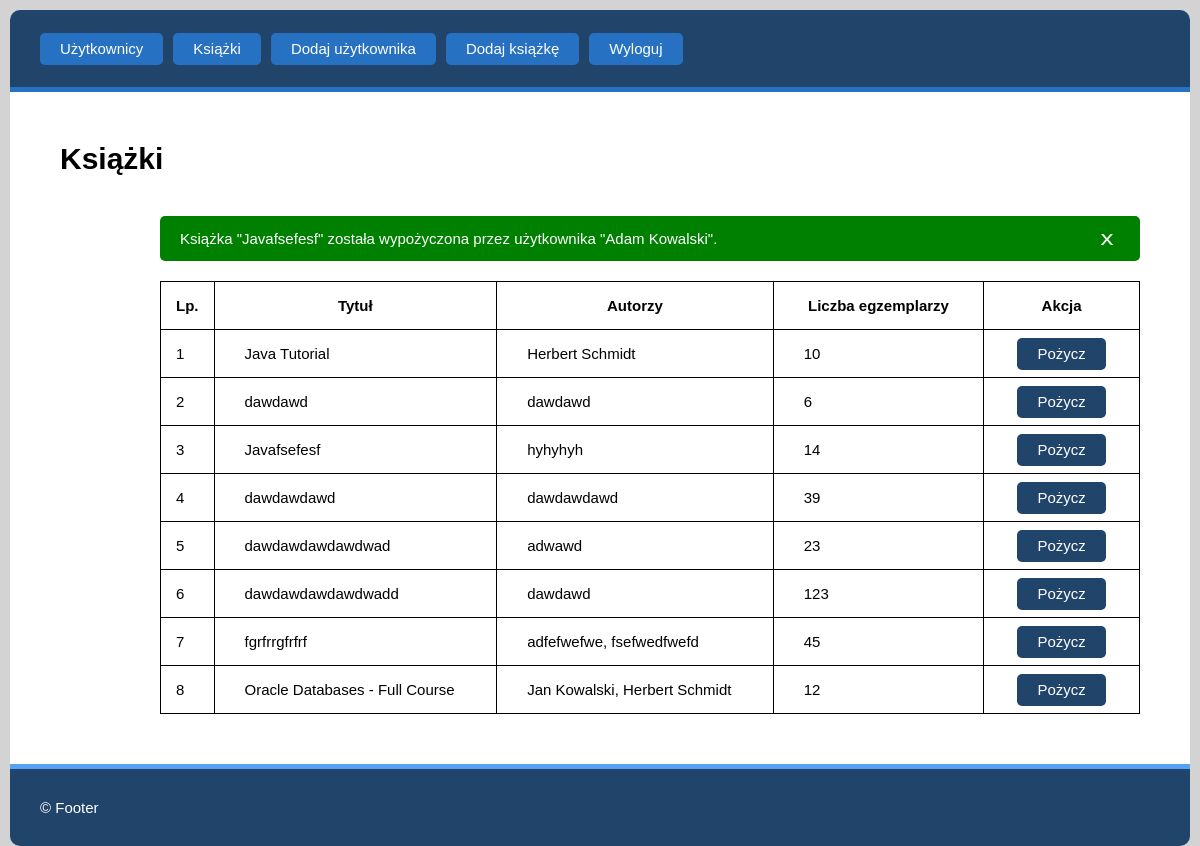
Page /index.php?action=books/rent&_bookid=6 (signed in) on the earlier database version.
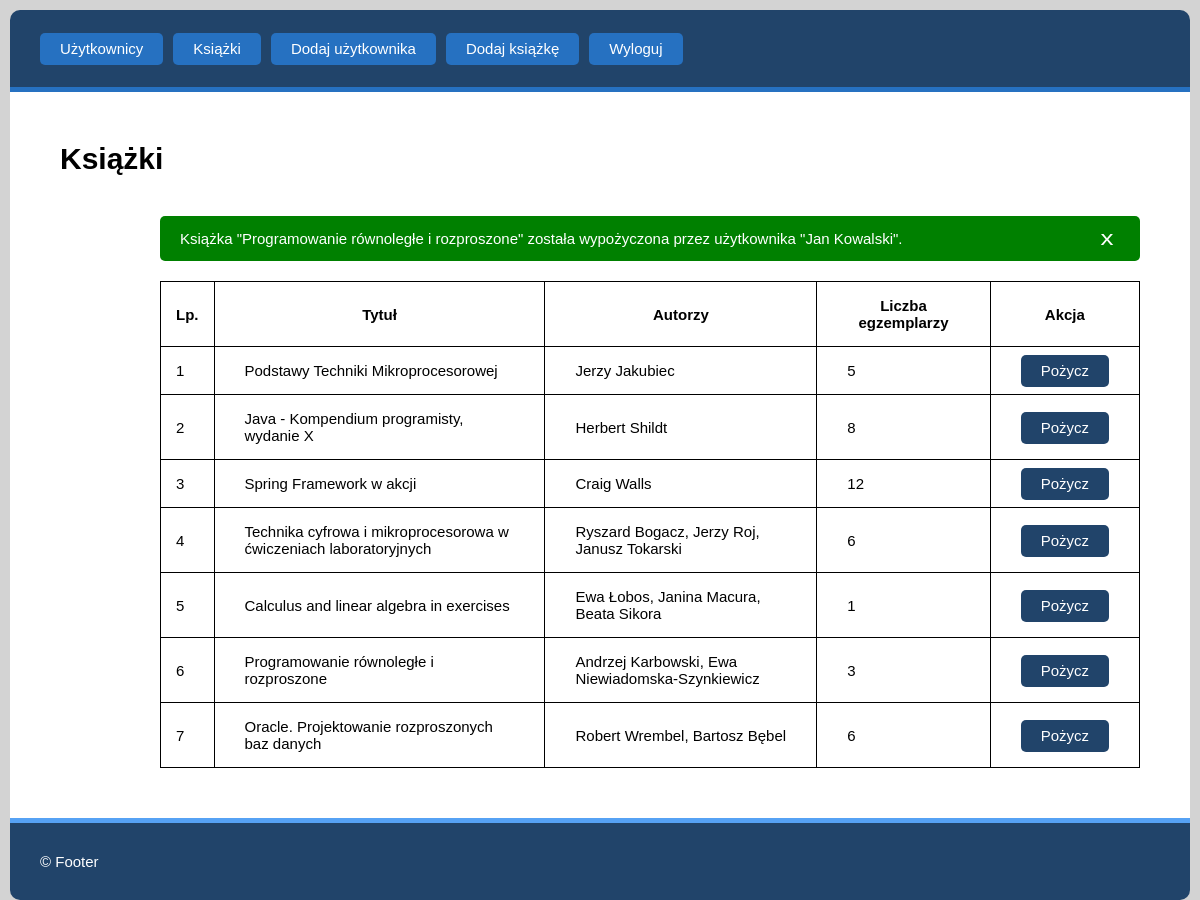
Same page on the later database version.
### tables this page shows
CREATE TABLE `books` (
  `id` bigint(20) UNSIGNED NOT NULL,
  `title` varchar(100) NOT NULL,
  `authors` varchar(100) NOT NULL,
  `copies` int(10) UNSIGNED NOT NULL
);

### src/core/Renderer.php (called while the page is built, shortened)
<?php
class Renderer
{
    public function render($view, $data = array())
    {
        require_once Config::get('__MVC_VIEWS_DIR') . $view . '.php';
    }
}

### src/controllers/BooksController.php (called while the page is built, shortened)
<?php
class BooksController extends Controller
{
    private $_service;
    public function __construct()
    {
        $this->_service = BooksService::get_instance();
    }
    public function rent()
    {
        $this->_service->rent_refund_selected_book(
            'wypożyczenie', 'wypożyczona',
            "INSERT INTO books_users_binding (`user_id`, `book_id`) VALUES (?,?)",
            "UPDATE books SET copies = copies - 1 WHERE id = ?",
            true,
        );
        $result = $this->_pdo->get_data_from_db("SELECT * FROM books", BookModel::class);
        $this->renderer->render('show_books', array(
            'books_data' => $result,
            'banner_text' => $this->_service->get_banner_text(),
            'banner_active_class' => !empty($this->_service->get_banner_text()) ? 'app__banner--enabled' : '',
            'header_mode' => $_SESSION['logged_user']['user_role'] === Config::get('__ADMIN_ROLE') ? 'admin' : 'user',
            'banner_mode_class' => $this->_service->get_banner_error() ? 'app__banner--error' : 'app__banner--info',
        ));
    }
}

### src/core/MvcApplication.php (called while the page is built, shortened)
<?php
class MvcApplication
{
    private static $_instance;
    private $renderer_instance;
    private function __construct()
    {
        $this->renderer_instance = Renderer::get_instance();
        $this->render_mvc();
    }
    private function render_mvc()
    {
        try
        {
            $action_params = $this->parse_url();
            $this->controller_instance = new $controller_class_name;
            call_user_func([ $this->controller_instance, $action_params['method'] ]);
        }
        catch(LogicException $e)
        {
            $this->renderer_instance->render('_not-found');
            die;
        }
    }
    private function parse_url()
    {
        $action_type = Config::get('__MVC_DEF_METHOD');
        $separate_controller_and_method = explode('/', filter_var(rtrim($_GET['action']), FILTER_SANITIZE_URL));
        if (count($separate_controller_and_method) > 1)
        {
            $action_type = $separate_controller_and_method[1];
        }
        return array(
            'controller' => $this->parse_controller_name($separate_controller_and_method[0]),
            'method' =>     $action_type,
        );
    }
    private function parse_controller_name($controller_raw_name)
    {
        return ucfirst($controller_raw_name) . Config::get('__MVC_CONTROLLER_SUFFIX');
    }
    public static function run()
    {
        if (self::$_instance == null) self::$_instance = new MvcApplication();
    }
}

### index.php (called while the page is built, shortened)
<?php
require_once __DIR__ . __SEP__ . 'src' . __SEP__ . 'config.php';
MvcApplication::run();

### src/core/DbContext.php (called while the page is built, shortened)
<?php
class DbContext
{
    private $_db_handler;
    private function __construct()
    {
        try
        {
            $this->_db_handler = new PDO(Config::get('__DB_DSN'), Config::get('__DB_USERNAME'), Config::get('__DB_PASSWORD'),
            Config::get('__DB_INIT_COMMANDS'));
            $this->_db_handler->setAttribute(PDO::ATTR_ERRMODE, PDO::ERRMODE_EXCEPTION);
        }
        catch (PDOException $e)
        {
            echo 'Nie udało połączyć się z bazą danych.';
            die;
        }
    }
    public function get_data_from_db($sql_query, $model_clazz, $id = null)
    {
        $cursor = null;
        $data_array = array();
        if (isset($id))
        {
            $prep_statement = $this->_db_handler->prepare($sql_query);
            $prep_statement->execute(array('id_sant' => (int) $id));
            $cursor = $prep_statement;
        }
        else
        {
            $cursor = $this->_db_handler->query($sql_query);
        }
        while ($mapped_objects = $cursor->fetchObject($model_clazz))
        {
            array_push($data_array, $mapped_objects);
        }
        return $data_array;
    }
}

### src/core/Config.php (called while the page is built, shortened)
<?php
class Config
{
    private static $_values = array();
    public static function set($key, $value)
    {
        self::$_values[$key] = $value;
    }
    public static function get($key)
    {
        return self::$_values[$key];
    }
}

### src/models/BookModel.php (called while the page is built, shortened)
<?php
class BookModel
{
    protected $id;
    protected $title;
    protected $authors;
    protected $copies;
    public function get_id()
    {
        return $this->id;
    }
    public function get_title()
    {
        return $this->title;
    }
    public function get_authors()
    {
        return $this->authors;
    }
    public function get_copies()
    {
        return $this->copies;
    }
}

### src/views/show_books.php (the view, shortened to what the changed rows need)
<!DOCTYPE html>
<html lang="pl">
<head>
    <link rel="stylesheet" href="static/styles.css">
</head>
<body>
    <main class="app__content">
        <h1>Książki</h1>
        <div class="table-with-banner__container">
            <div id="banner-container" class="app__banner <?= $data['banner_active_class'] . ' ' . $data['banner_mode_class'] ?>">
                <?= $data['banner_text'] ?>
                <button id="close-banner-button" class="banner__close-button">x</button>
            </div>
            <?php if ($data['books_data']) { ?>
                <table class="app__table">
                    <tr>
                        <th class="cell--lp">Lp.</th>
                        <th>Tytuł</th>
                        <th>Autorzy</th>
                        <th>Liczba egzemplarzy</th>
                        <th>Akcja</th>
                    </tr>
                    <?php for ($i = 0; $i < count($data['books_data']); $i++) { ?>
                        <tr>
                            <td class="cell--lp"><?= $i + 1 ?></td>
                            <td><?= $data['books_data'][$i]->get_title() ?></td>
                            <td><?= $data['books_data'][$i]->get_authors() ?></td>
                            <td><?= $data['books_data'][$i]->get_copies() ?></td>
                            <td class="cell--center">
                                <?php if ($data['books_data'][$i]->get_copies() > 0) { ?>
                                    <a class="button--default button__variant--normal"
                                        href="index.php?action=books/rent&_bookid=<?= $data['books_data'][$i]->get_id() ?>">
                                        Pożycz
                                    </a>
                                <?php } ?>
                            </td>
                        </tr>
                    <?php } ?>
                </table>
            <?php } else { ?>
                <div class="app__banner app__banner--inline app__banner--warn">
                    Brak zapisanych książek w bibliotece. Kliknij <a href="index.php?action=books/add">tutaj</a> aby dodać pierwszą książkę.
                </div>
            <?php } ?>
        </div>
    </main>
</body>
</html>

Differences in the rows shown:
removed books: title "Java Tutorial", authors "Herbert Schmidt", copies "10"
removed books: title "dawdawd", authors "dawdawd", copies "6"
removed books: title "Javafsefesf", authors "hyhyhyh", copies "14"
removed books: title "dawdawdawd", authors "dawdawdawd", copies "39"
removed books: title "dawdawdawdawdwad", authors "adwawd", copies "23"
removed books: title "dawdawdawdawdwadd", authors "dawdawd", copies "123"
removed books: title "fgrfrrgfrfrf", authors "adfefwefwe, fsefwedfwefd", copies "45"
removed books: title "Oracle Databases - Full Course", authors "Jan Kowalski, Herbert Schmidt", copies "12"
added books: title "Podstawy Techniki Mikroprocesorowej", authors "Jerzy Jakubiec", copies "5"
added books: title "Java - Kompendium programisty, wydanie X", authors "Herbert Shildt", copies "8"
added books: title "Spring Framework w akcji", authors "Craig Walls", copies "12"
added books: title "Technika cyfrowa i mikroprocesorowa w ćwiczeniach laboratoryjnych", authors "Ryszard Bogacz, Jerzy Roj, Janusz Tokarski", copies "6"
added books: title "Calculus and linear algebra in exercises", authors "Ewa Łobos, Janina Macura, Beata Sikora", copies "1"
added books: title "Programowanie równoległe i rozproszone", authors "Andrzej Karbowski, Ewa Niewiadomska-Szynkiewicz", copies "3"
added books: title "Oracle. Projektowanie rozproszonych baz danych", authors "Robert Wrembel, Bartosz Bębel", copies "6"
Other differences:
$data['banner_text']: "Książka \"Javafsefesf\" została wypożyczona przez użytkownika \"Adam Kowalski\"." → "Książka \"Programowanie równoległe i rozproszone\" została wypożyczona przez użytkownika \"Jan Kowalski\"."
